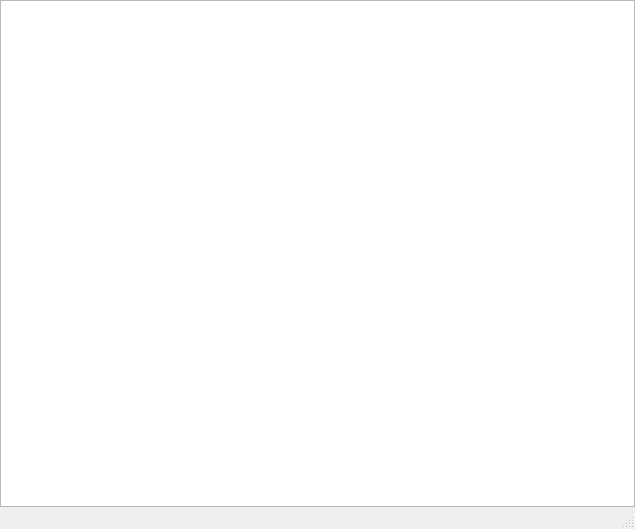
<?xml version="1.0" encoding="UTF-8"?>
<ui version="4.0">
 <class>QHDFDataTableWindow</class>
 <widget class="QMainWindow" name="QHDFDataTableWindow">
  <property name="geometry">
   <rect>
    <x>0</x>
    <y>0</y>
    <width>635</width>
    <height>529</height>
   </rect>
  </property>
  <property name="minimumSize">
   <size>
    <width>256</width>
    <height>256</height>
   </size>
  </property>
  <property name="windowTitle">
   <string>HDF5 Data</string>
  </property>
  <widget class="QWidget" name="centralwidget">
   <layout class="QVBoxLayout">
    <property name="margin">
     <number>0</number>
    </property>
    <item>
     <widget class="QTableView" name="hdfDataTableView"/>
    </item>
   </layout>
  </widget>
  <widget class="QMenuBar" name="menubar">
   <property name="geometry">
    <rect>
     <x>0</x>
     <y>0</y>
     <width>635</width>
     <height>22</height>
    </rect>
   </property>
  </widget>
  <widget class="QStatusBar" name="statusbar"/>
  <action name="actionOpen">
   <property name="text">
    <string>Open ...</string>
   </property>
   <property name="shortcut">
    <string>Ctrl+O</string>
   </property>
   <property name="shortcutContext">
    <enum>Qt::ApplicationShortcut</enum>
   </property>
  </action>
  <action name="actionExportModel">
   <property name="text">
    <string>Export Model</string>
   </property>
  </action>
  <action name="actionLoop_Movie">
   <property name="text">
    <string>Loop Movie</string>
   </property>
  </action>
  <action name="actionInterpret_As_Image">
   <property name="text">
    <string>Interpret As Image</string>
   </property>
  </action>
  <action name="actionClose">
   <property name="text">
    <string>Close</string>
   </property>
  </action>
 </widget>
 <resources/>
 <connections/>
</ui>
